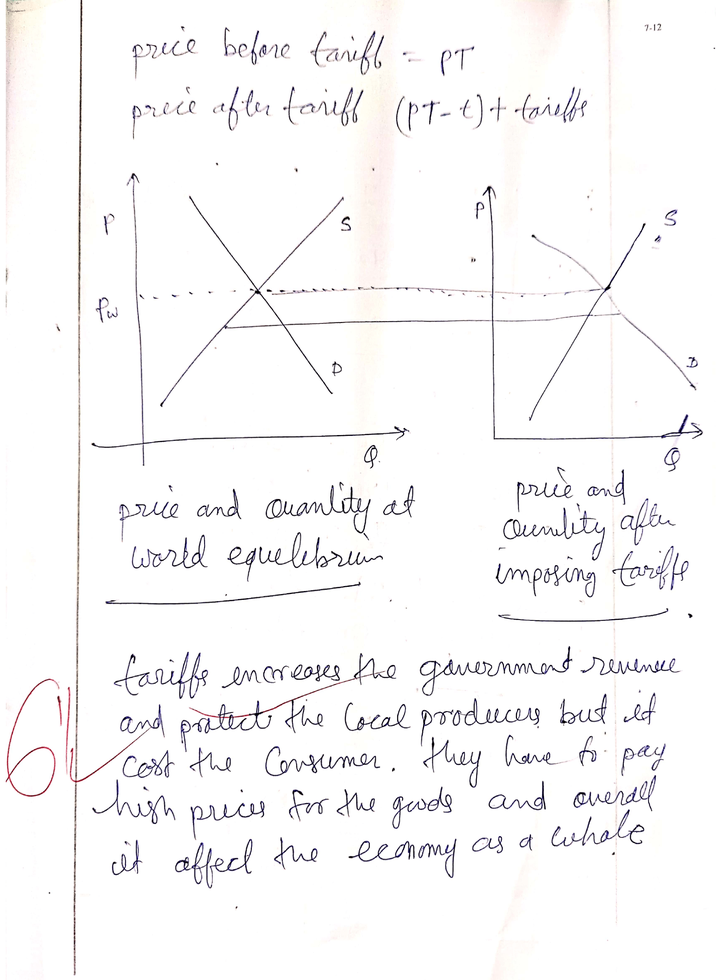
#> input picture backend/uploads/test_projection_crop.png, 720 x 980 px, shrunk from 1612 x 2194 before the run
$ python projection.py ../backend/uploads/test_projection_crop.png
#> lines starting #> are read from the running program, lines starting #| are printed output that depends on the picture; after the words box and inside, x2 and y2 are one past the last pixel; in counts of white or black regions, pixels touching at a corner belong together
import cv2
import numpy as np
import sys
import os

def main():
    if len(sys.argv) < 2:
        print("Provide image path")
        sys.exit(1)

    img_path = sys.argv[1]
    image = cv2.imread(img_path)
#> image is the input picture: shape (980, 720, 3); mean B, G, R 248, 247.6, 248.3
    if image is None:
        print("Cannot load image")
        sys.exit(1)

    gray = cv2.cvtColor(image, cv2.COLOR_BGR2GRAY)

    # Invert so ink is white
    blur = cv2.GaussianBlur(gray, (5,5), 0)
    thresh = cv2.adaptiveThreshold(blur, 255, cv2.ADAPTIVE_THRESH_MEAN_C, cv2.THRESH_BINARY_INV, 15, 6)
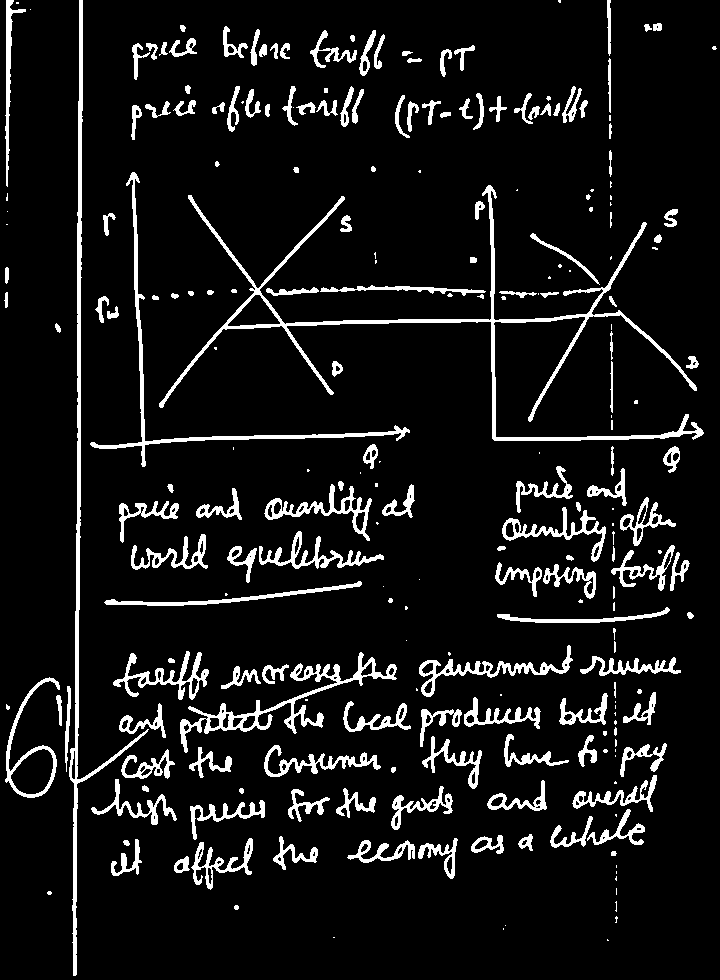
#> thresh: shape (980, 720); 8.5% white; 245 white regions (78 under 20 px), largest, box (x1, y1, x2, y2) and area: (159, 185, 704, 441) 6636, (69, 0, 149, 976) 4255, (180, 652, 397, 753) 2768

    # Calculate horizontal projection profile
    row_sums = np.sum(thresh, axis=1) / 255.0  # Number of white pixels per row
#> row_sums = 980 values, max 349 at index 437, min 0 at index 976, mean 61.18

    # Smooth to avoid breaking blocks over 1-pixel false gaps in drawn lines
    kernel_size = 8
    smoothed = np.convolve(row_sums, np.ones(kernel_size)/kernel_size, mode='same')
#> smoothed = 980 values, max 244.2 at index 670, min 0.375 at index 979, mean 61.17

    threshold_val = 3.0 # if a row has effectively less than 3 pixels of ink, it's empty

    blocks = []
    in_block = False
    start_y = 0

    for y in range(len(smoothed)):
        if smoothed[y] > threshold_val and not in_block:
            in_block = True
            start_y = y
        elif smoothed[y] <= threshold_val and in_block:
            in_block = False
            end_y = y
            if end_y - start_y > 15: # Ignore random 15px tall specs
                blocks.append((start_y, end_y))
#> this loop made 980 passes
#> (in_block, start_y) on pass 1: (True, 0)
#> (in_block, end_y) on pass 975: (False, 974)
#> after the loop, blocks = [(0, 974)]; end_y = 974; in_block = False; start_y = 0

    if in_block:
        if (len(smoothed) - 1) - start_y > 15:
            blocks.append((start_y, len(smoothed) - 1))

    print(f"Total blocks found: {len(blocks)}")
#| Total blocks found: 1

    # Find the tallest block. Graphs are significantly taller than 1 or 2 lines of text!
    if not blocks:
        print("No blocks found.")
        sys.exit(0)

    tallest_block = max(blocks, key=lambda b: b[1] - b[0])
#> tallest_block = (0, 974)
    print(f"Tallest block (graph): Starts at {tallest_block[0]}, Ends at {tallest_block[1]}, Height {tallest_block[1] - tallest_block[0]}")
#| Tallest block (graph): Starts at 0, Ends at 974, Height 974

    # We can also dynamically tighten X bounds.
    # Just take the ink inside the tallest_block bounded y region, and find min_x and max_x
    graph_thresh = thresh[tallest_block[0]:tallest_block[1], :]
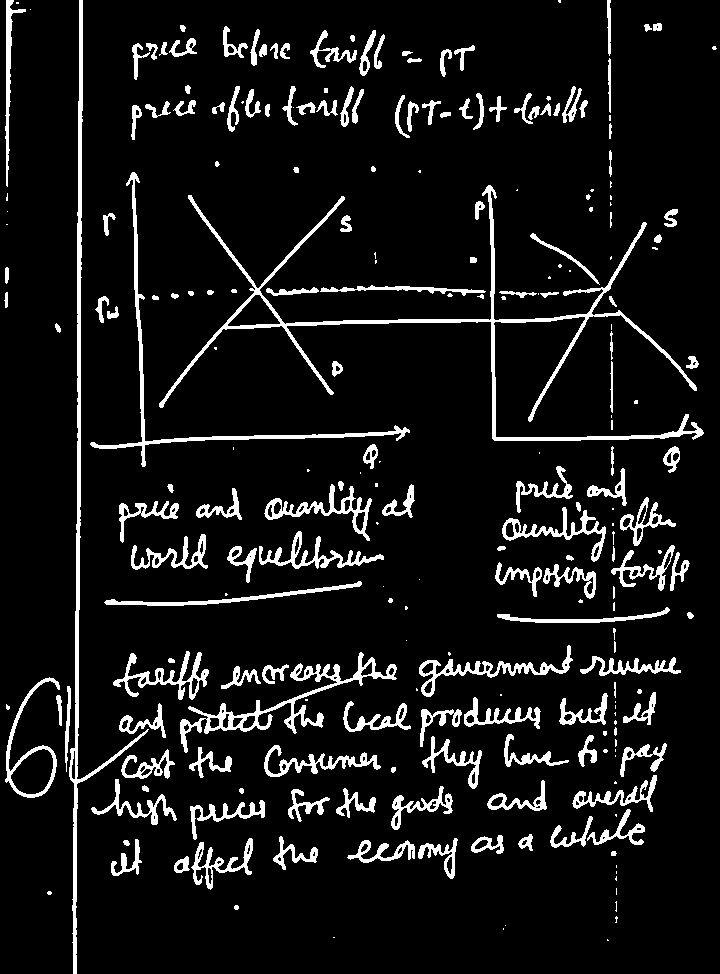
#> graph_thresh: shape (974, 720); 8.5% white; 245 white regions (78 under 20 px), largest, box (x1, y1, x2, y2) and area: (159, 185, 704, 441) 6636, (69, 0, 149, 974) 4248, (180, 652, 397, 753) 2768
    col_sums = np.sum(graph_thresh, axis=0) / 255.0
#> col_sums = 720 values, max 633 at index 78, min 0 at index 0, mean 83.26

    col_smoothed = np.convolve(col_sums, np.ones(5)/5, mode='same')
#> col_smoothed = 720 values, max 552.2 at index 78, min 0 at index 0, mean 83.26
    active_cols = np.where(col_smoothed > 1.0)[0]
#> active_cols = 708 values from 3 to 716

    if len(active_cols) > 0:
        min_x = active_cols[0]
#> min_x = 3
        max_x = active_cols[-1]
#> max_x = 716
    else:
        min_x = 0
        max_x = image.shape[1]

    print(f"X Bounds: min_x {min_x}, max_x {max_x}")
#| X Bounds: min_x 3, max_x 716

    # Use padding for safety
    y1 = max(0, tallest_block[0] - 10)
#> y1 = 0
    y2 = min(image.shape[0], tallest_block[1] + 10)
#> y2 = 980
    x1 = max(0, min_x - 10)
#> x1 = 0
    x2 = min(image.shape[1], max_x + 10)
#> x2 = 720

    print("Shape of original:", image.shape)
#| Shape of original: (980, 720, 3)

    cropped = image[y1:y2, x1:x2]
    out_path = os.path.join(os.path.dirname(img_path), "test_projection_crop.png")
    cv2.imwrite(out_path, cropped)
    print(f"Saved cropped to {out_path} with shape {cropped.shape}")
#| Saved cropped to ../backend/uploads/test_projection_crop.png with shape (980, 720, 3)

if __name__ == "__main__":
    main()

$ run again, with backend/uploads/1777124725060-555230774.png copied over backend/uploads/test_projection_crop.png
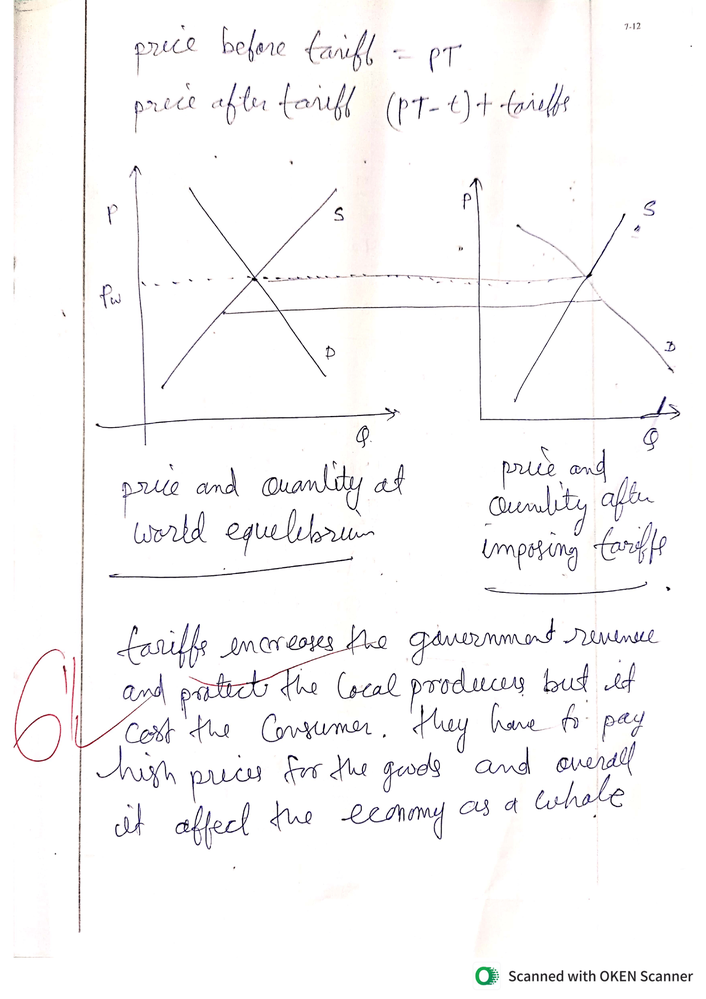
#> input picture backend/uploads/1777124725060-555230774.png, 706 x 999 px, shrunk from 1653 x 2339 before the run
#> in main, image is the input picture: shape (999, 706, 3); mean B, G, R 248.3, 247.9, 248.6
#> in main, `thresh = cv2.adaptiveThreshold(blur, 255, cv2.ADAPTIVE_THRESH_MEAN_C, ..`:
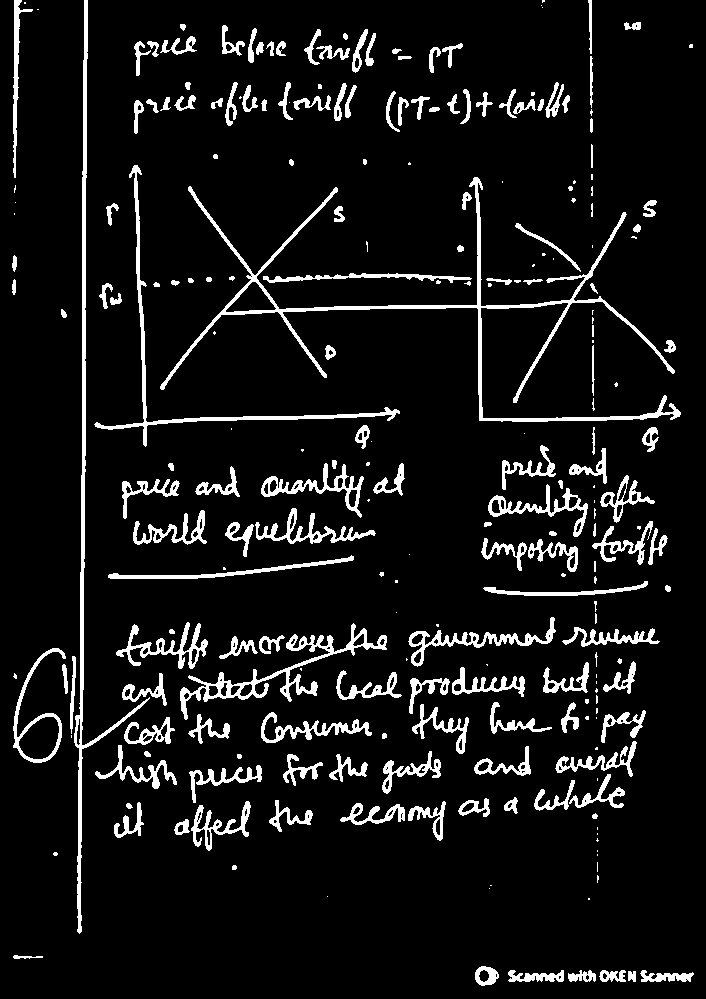
#> thresh: shape (999, 706); 8.2% white; 248 white regions (82 under 20 px), largest, box (x1, y1, x2, y2) and area: (160, 177, 681, 422) 6235, (74, 0, 150, 934) 3988, (180, 623, 387, 720) 2561
#> row_sums = 999 values, max 335 at index 418, min 0 at index 934, mean 58.03
#> smoothed = 999 values, max 235.2 at index 641, min 0 at index 938, mean 58.02
#> the loop in main, `for y in range(len(smoothed)):` made 999 passes
#> in_block on passes 1, 933, 954, 963, 966, 989: True, False, True, False, True, False
#> after the loop in main, `for y in range(len(smoothed)):`: blocks = [(0, 932), (965, 988)]; end_y = 988; in_block = False; start_y = 965
#| Total blocks found: 2
#> tallest_block = (0, 932)
#| Tallest block (graph): Starts at 0, Ends at 932, Height 932
#> graph_thresh: shape (932, 706); 8.6% white; 241 white regions (82 under 20 px), largest, box (x1, y1, x2, y2) and area: (160, 177, 681, 422) 6235, (74, 0, 150, 932) 3984, (180, 623, 387, 720) 2561
#> col_sums = 706 values, max 634 at index 83, min 0 at index 0, mean 79.81
#> col_smoothed = 706 values, max 522.4 at index 83, min 0 at index 0, mean 79.81
#> active_cols = 678 values from 10 to 693
#> min_x = 10
#> max_x = 693
#| X Bounds: min_x 10, max_x 693
#> y1 = 0
#> y2 = 942
#> x1 = 0
#> x2 = 703
#| Shape of original: (999, 706, 3)
#> in main, `cropped = image[y1:y2, x1:x2]`:
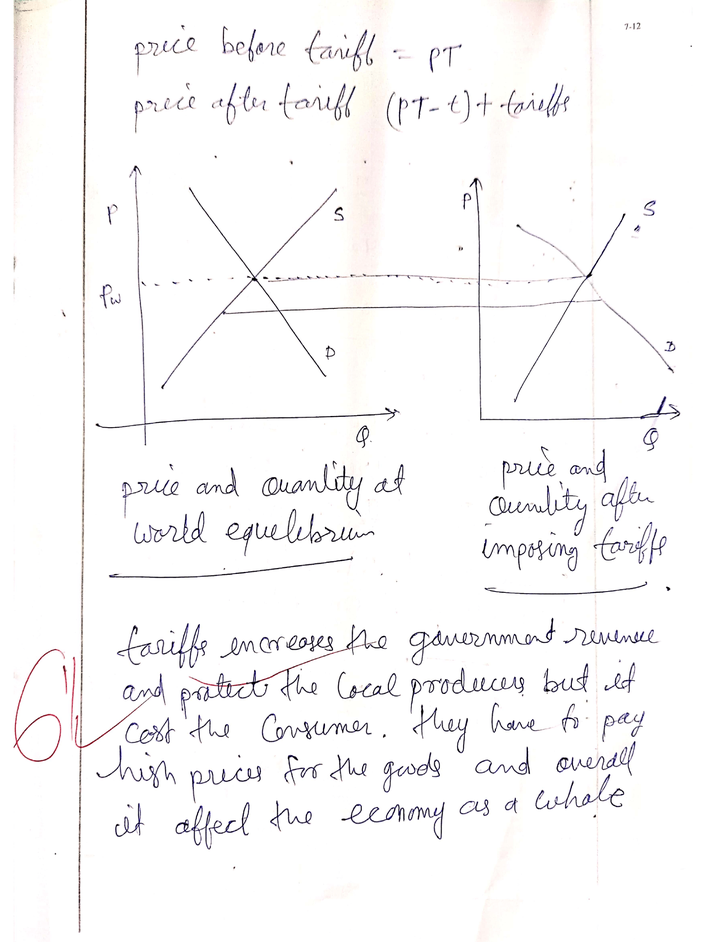
#> cropped: shape (942, 703, 3); mean B, G, R 248.2, 247.7, 248.5
#| Saved cropped to ../backend/uploads/test_projection_crop.png with shape (942, 703, 3)
